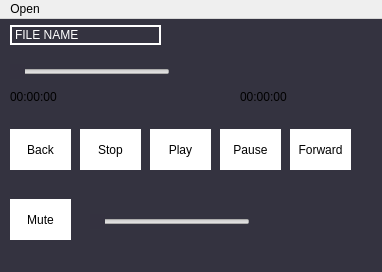
<?xml version="1.0" encoding="UTF-8"?>
<ui version="4.0">
 <class>MainWindow</class>
 <widget class="QMainWindow" name="MainWindow">
  <property name="geometry">
   <rect>
    <x>0</x>
    <y>0</y>
    <width>382</width>
    <height>272</height>
   </rect>
  </property>
  <property name="windowTitle">
   <string>MainWindow</string>
  </property>
  <property name="styleSheet">
   <string notr="true">QMainWindow
{
	background-color:rgb(52,51,64);
}</string>
  </property>
  <widget class="QWidget" name="centralwidget">
   <widget class="QLabel" name="label_File_Name">
    <property name="geometry">
     <rect>
      <x>10</x>
      <y>6</y>
      <width>151</width>
      <height>20</height>
     </rect>
    </property>
    <property name="styleSheet">
     <string notr="true">QLabel
{
	color:rgb(255,255,255);
	border:2px solid rgb(255,255,255);
}</string>
    </property>
    <property name="frameShape">
     <enum>QFrame::Panel</enum>
    </property>
    <property name="lineWidth">
     <number>2</number>
    </property>
    <property name="text">
     <string>FILE NAME</string>
    </property>
   </widget>
   <widget class="QSlider" name="horizontalSlider">
    <property name="geometry">
     <rect>
      <x>10</x>
      <y>40</y>
      <width>160</width>
      <height>25</height>
     </rect>
    </property>
    <property name="styleSheet">
     <string notr="true">QSlider::grove:horizontal
{
	height:10px;
	width:460px;
	background:red;
	border-radius:5px;
}
QSlider::handle:horizontal
{
	background:rgb(52,50,64);
	width:20px;
	height:20px;
	margin:-7px -7px;
	border-radius:10px;
}</string>
    </property>
    <property name="orientation">
     <enum>Qt::Horizontal</enum>
    </property>
   </widget>
   <widget class="QSlider" name="horizontalSlider_2">
    <property name="geometry">
     <rect>
      <x>90</x>
      <y>190</y>
      <width>160</width>
      <height>25</height>
     </rect>
    </property>
    <property name="styleSheet">
     <string notr="true">QSlider::grove:horizontal
{
	height:10px;
	width:460px;
	background:red;
	border-radius:5px;
}
QSlider::handle:horizontal
{
	background:rgb(52,50,64);
	width:20px;
	height:20px;
	margin:-7px -7px;
	border-radius:10px;
}</string>
    </property>
    <property name="orientation">
     <enum>Qt::Horizontal</enum>
    </property>
   </widget>
   <widget class="QPushButton" name="pushButton_Seek_Back">
    <property name="geometry">
     <rect>
      <x>10</x>
      <y>110</y>
      <width>61</width>
      <height>41</height>
     </rect>
    </property>
    <property name="styleSheet">
     <string notr="true">QPushButton
{
	border:none;
	border-radius:50px;
	background-color:rgb(255,255,255);
}</string>
    </property>
    <property name="text">
     <string>Back</string>
    </property>
   </widget>
   <widget class="QPushButton" name="pushButton_Stop">
    <property name="geometry">
     <rect>
      <x>80</x>
      <y>110</y>
      <width>61</width>
      <height>41</height>
     </rect>
    </property>
    <property name="styleSheet">
     <string notr="true">QPushButton
{
	border:none;
	border-radius:50px;
	background-color:rgb(255,255,255);
}</string>
    </property>
    <property name="text">
     <string>Stop</string>
    </property>
   </widget>
   <widget class="QPushButton" name="pushButton_Play">
    <property name="geometry">
     <rect>
      <x>150</x>
      <y>110</y>
      <width>61</width>
      <height>41</height>
     </rect>
    </property>
    <property name="styleSheet">
     <string notr="true">QPushButton
{
	border:none;
	border-radius:50px;
	background-color:rgb(255,255,255);
}</string>
    </property>
    <property name="text">
     <string>Play</string>
    </property>
   </widget>
   <widget class="QPushButton" name="pushButton_Pause">
    <property name="geometry">
     <rect>
      <x>220</x>
      <y>110</y>
      <width>61</width>
      <height>41</height>
     </rect>
    </property>
    <property name="styleSheet">
     <string notr="true">QPushButton
{
	border:none;
	border-radius:50px;
	background-color:rgb(255,255,255);
}</string>
    </property>
    <property name="text">
     <string>Pause</string>
    </property>
   </widget>
   <widget class="QPushButton" name="pushButton_Seek_Forward">
    <property name="geometry">
     <rect>
      <x>290</x>
      <y>110</y>
      <width>61</width>
      <height>41</height>
     </rect>
    </property>
    <property name="styleSheet">
     <string notr="true">QPushButton
{
	border:none;
	border-radius:50px;
	background-color:rgb(255,255,255);
}</string>
    </property>
    <property name="text">
     <string>Forward</string>
    </property>
   </widget>
   <widget class="QPushButton" name="pushButton_Volume">
    <property name="geometry">
     <rect>
      <x>10</x>
      <y>180</y>
      <width>61</width>
      <height>41</height>
     </rect>
    </property>
    <property name="styleSheet">
     <string notr="true">QPushButton
{
	border:none;
	border-radius:50px;
	background-color:rgb(255,255,255);
}</string>
    </property>
    <property name="text">
     <string>Mute</string>
    </property>
   </widget>
   <widget class="QLabel" name="label_Value_1">
    <property name="geometry">
     <rect>
      <x>10</x>
      <y>70</y>
      <width>58</width>
      <height>16</height>
     </rect>
    </property>
    <property name="text">
     <string>00:00:00</string>
    </property>
   </widget>
   <widget class="QLabel" name="label_Value_2">
    <property name="geometry">
     <rect>
      <x>240</x>
      <y>70</y>
      <width>58</width>
      <height>16</height>
     </rect>
    </property>
    <property name="text">
     <string>00:00:00</string>
    </property>
   </widget>
  </widget>
  <widget class="QMenuBar" name="menubar">
   <property name="geometry">
    <rect>
     <x>0</x>
     <y>0</y>
     <width>382</width>
     <height>24</height>
    </rect>
   </property>
   <widget class="QMenu" name="menuOpen">
    <property name="title">
     <string>Open</string>
    </property>
    <addaction name="actionOpen_Audio_File"/>
   </widget>
   <addaction name="menuOpen"/>
  </widget>
  <action name="actionOpen_Audio_File">
   <property name="text">
    <string>Open Audio File</string>
   </property>
  </action>
 </widget>
 <resources/>
 <connections/>
</ui>
